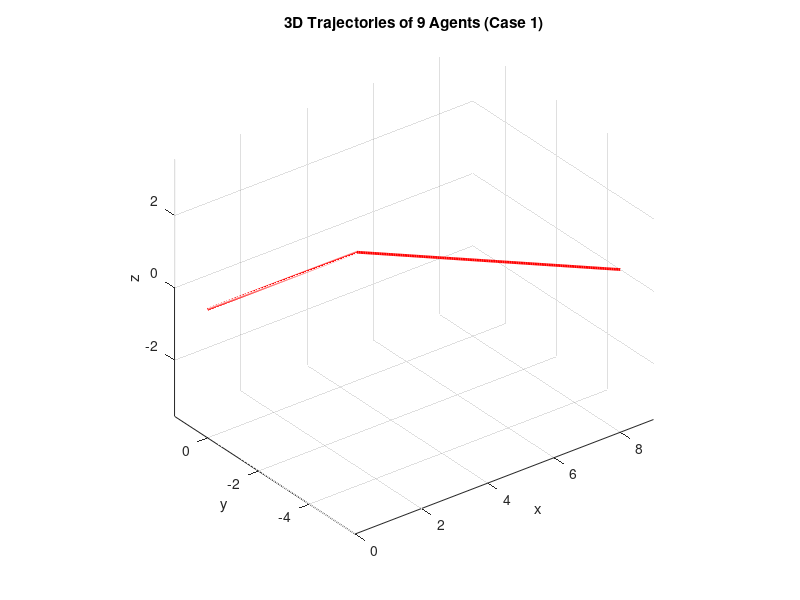

Reproduce this figure in MATLAB. (Note: this script raises an error after producing the figure.)
clear; clc; close all;

% Parameters
P = 9;                  % number of agents                 
R  = 5;                 % desired distance to target
k1 = 5; k2 = 5; k3 = 5; % controller gains
ts = 0.01;              % time step
T  = 3.5;                 % total simulation time
steps = T/ts;

%Number of points for fibonacci (the number of agents MUST BE ODD)
N = floor((P-1)/2);     % Since P = 2N + 1 works best for odd P

% Generate indices
idx = -N:N;  

% Golden ratio
phi_golden = (1 + sqrt(5)) / 2;

% Fibonacci-based longitude
fibonacci_phi = 2 * pi * idx / phi_golden;

%Since we want the control to be the same for all drones
fibonacci_theta = acos(2*idx/P);
% This creates an issue, as shown in the file "points_on_sphere_mean",
% where if we have few points, the mean spacing is still very accurate.
% However, if we increase the number of points (e.g., 101),
% we get a lot of points near the top and few on the bottom of the sphere.
% This is due to the fact that points are not distribute
% uniformly in latitude.
% As a result, using the mean difference of theta (latitude) is misleading for large P,
% because it does not account for the non-uniform density of points along the sphere.

% Initial conditions (Table 1)
theta0 = [0.175 0.698 1.222 1.745 2.269 2.793 3.491 4.189 4.712];
r0     = [30 25 10 20 15 30 25 20 15];
phi0   = [1.484 1.222 1.396 1.047 1.484 1.222 0.698 1.396 0.960];

theta = theta0;
r     = r0;
phi   = phi0;

% Storage
traj = zeros(P,3,steps);  % agent positions
target = zeros(3,steps);

% Target trajectory (from paper)
% po(t) = [3t,0,0]T for 0<=t<=1.5
%       = [3t, -3(t-1.5), 0]T for 1.5<t<=3
%       = [9,-4.5,0]T for 3<t<=5
target_fun = @(t) [ ...
    (t<=1.5).*3*t + (t>1.5 & t<=3).*3*t + (t>3).*9 ; ...
    (t<=1.5).*0    + (t>1.5 & t<=3).*(-3*(t-1.5)) + (t>3).*(-4.5) ; ...
    zeros(size(t)) ];

% Initialize control laws vars
dtheta = zeros(1,P);
dphi = zeros(1,P);
theta_dot = zeros(1,P);
r_dot = zeros(1,P);
phi_dot = zeros(1,P);

% Simulation loop
for k = 1:steps
    t = (k-1)*ts;
    
    % Target position
    po = target_fun(t);
    target(:,k) = po;
    
    % Compute agent positions in Cartesian coordinates
    for i=1:P
        xi = r(i) * sin(theta(i))*cos(phi(i));
        yi = r(i) * sin(theta(i))*sin(phi(i));
        zi = r(i) * cos(theta(i));
        
        traj(i,:,k) = [xi, yi, zi] + po';
    end
    
    theta_dot = k1*(fibonacci_theta - theta);
    r_dot     = k2*(R*ones(1,P) - r);
    phi_dot   = k3*(fibonacci_phi - phi);
    
    % Euler integration
    theta = theta + ts*theta_dot;
    r     = r + ts*r_dot;
    phi   = phi + ts*phi_dot;
end

% 3D trajectories animation
figure; hold on; grid on; axis equal
colors = lines(P);

% Plot target path once
plot3(target(1,:), target(2,:), target(3,:), 'r', 'LineWidth', 2); 
xlabel('x'); ylabel('y'); zlabel('z');
title('3D Trajectories of 9 Agents (Case 1)');
view(3);

% Initialize plot handles for agents
endMarkers = gobjects(P,1);

% Plot the target marker
targetMarket = plot3(target(1,1), target(2,1), target(3,1), 'ro', ...
    'MarkerSize', 10, 'MarkerFaceColor', 'r');

% Create a sphere at the target location with radius R = 5
[XS, YS, ZS] = sphere(20); % 20x20 mesh grid for smooth sphere
targetSphere = surf(R*XS + target(1,1), R*YS + target(2,1), R*ZS + target(3,1), ...
    'FaceColor', 'r', 'FaceAlpha', 0.3, 'EdgeColor', 'none'); % semi-transparent

% Initialize agent markers
for i = 1:P
    endMarkers(i) = plot3(traj(i,1,1), traj(i,2,1), traj(i,3,1), 'x', ...
        'Color', colors(i,:), 'MarkerSize', 6); % end marker (will move)
end

numSteps = size(traj, 3);
for t = 1:numSteps
    % Update target marker
    set(targetMarket, 'XData', target(1,t), 'YData', target(2,t), 'ZData', target(3,t));
    
    % Update the sphere position
    set(targetSphere, 'XData', R*XS + target(1,t), ...
                      'YData', R*YS + target(2,t), ...
                      'ZData', R*ZS + target(3,t));
    
    % Update agent markers
    for i = 1:P
        set(endMarkers(i), 'XData', traj(i,1,t), 'YData', traj(i,2,t), 'ZData', traj(i,3,t));
    end
    
    drawnow;
    if t < 100
        pause(0.1); % wait 0.1 s between steps
    else
        pause(0.01);
    end
end
